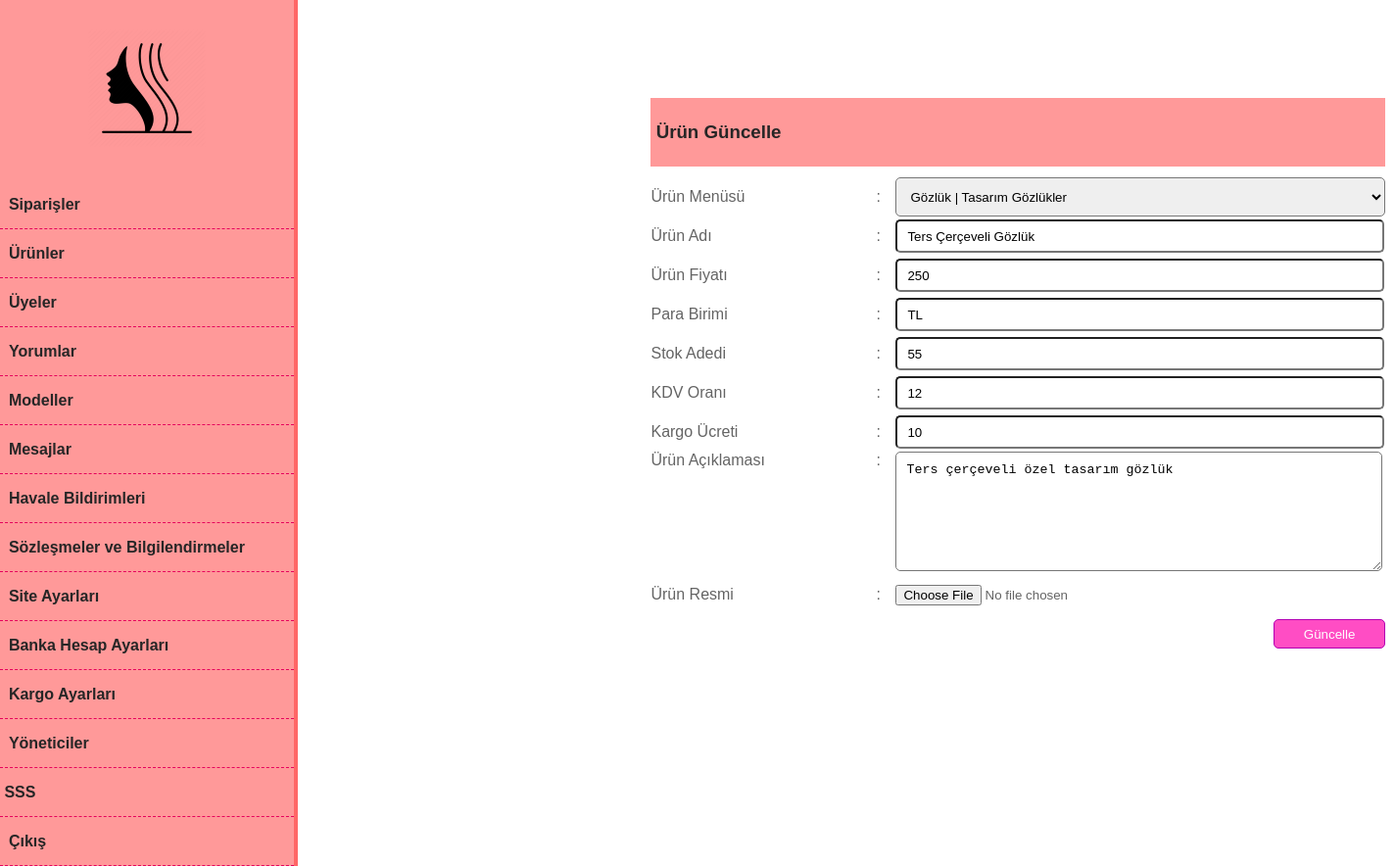
/admin/index.php?skd=0&ski=88&ID=71 (signed in), run on the app's committed database.
### tables this page shows
CREATE TABLE `urunler` (
  `id` int(10) UNSIGNED NOT NULL,
  `MenuId` int(10) UNSIGNED NOT NULL,
  `UrunTuru` varchar(100) NOT NULL,
  `UrunAdi` varchar(255) NOT NULL,
  `UrunFiyati` double UNSIGNED NOT NULL,
  `ParaBirimi` char(3) NOT NULL,
  `KdvOrani` int(2) UNSIGNED NOT NULL,
  `UrunAciklamasi` text NOT NULL,
  `KargoUcreti` double UNSIGNED NOT NULL,
  `UrunResmi` varchar(30) NOT NULL,
  `Durumu` tinyint(1) UNSIGNED NOT NULL,
  `StokSayisi` int(10) NOT NULL,
  `ToplamSatisSayisi` int(10) UNSIGNED NOT NULL,
  `YorumSayisi` int(10) UNSIGNED NOT NULL,
  `ToplamYorumPuani` int(10) UNSIGNED NOT NULL,
  `GoruntulenmeSayisi` int(10) UNSIGNED NOT NULL
);

CREATE TABLE `menuler` (
  `id` int(10) UNSIGNED NOT NULL,
  `UrunTuru` varchar(50) NOT NULL,
  `MenuAdi` varchar(30) NOT NULL,
  `UrunSayisi` int(10) NOT NULL
);

### ayarlar/fonksiyonlar.php (called while the page is built, shortened)
<?php
function geriDondur($dondur){
	$geri_dondur			=	htmlspecialchars_decode($dondur, ENT_QUOTES);
	return $geri_dondur;
}
function filtrele($filtre){
	$delete_S = trim($filtre);
	$clear_T = strip_tags($delete_S);
	$ineffect = htmlspecialchars($clear_T, ENT_QUOTES);
	return $ineffect;
}
?>

### admin/UrunlerGuncelle.php (the view, shortened to what this page needs)
<?php
if(isset($_SESSION["Yonetici"])){
	if(isset($_GET["ID"])){
		$GelenID			=	filtrele($_GET["ID"]);
	}else{
		$GelenID			=	"";
	}
	$UrunlerSorgusu	=	$db_baglantisi->prepare("SELECT * FROM urunler WHERE id = ? LIMIT 1");
	$UrunlerSorgusu->execute([$GelenID]);
	$UrunSayisi		=	$UrunlerSorgusu->rowCount();
	$UrunBilgisi	=	$UrunlerSorgusu->fetch(PDO::FETCH_ASSOC);
	if($UrunSayisi>0){
?>
<form action="index.php?skd=0&ski=89&ID=<?php echo geriDondur($GelenID); ?>" method="post" enctype="multipart/form-data">
  <table width="750" align="right" valign="top" border="0" cellpadding="0" cellspacing="0" style="margin-left: 360px;">
    <tr height="100">
      <td style="font-size: 10px;">&nbsp;</td>
    </tr>
		<tr height="70">
			<td width="560" bgcolor="#ff9999" style="color: #262626;" align="left"><h3>&nbsp;Ürün Güncelle</h3></td>
		</tr>
		<tr height="10">
			<td style="font-size: 10px;">&nbsp;</td>
		</tr>
		<tr>
			<td><table width="750" align="right" border="0" cellpadding="0" cellspacing="0">
				<tr height="40">
					<td width="230">Ürün Menüsü</td>
					<td width="20">:</td>
					<td width="500"><select name="UrunMenusu" class="selects">
						<?php
						$MenulerSorgusu			=	$db_baglantisi->prepare("SELECT * FROM menuler WHERE UrunTuru = ? ORDER BY UrunTuru ASC, MenuAdi ASC");
						$MenulerSorgusu->execute([geriDondur($UrunBilgisi["UrunTuru"])]);
						$MenuKayitlari		=	$MenulerSorgusu->fetchAll(PDO::FETCH_ASSOC);
						foreach($MenuKayitlari as $MenuKaydi){
						?>
							<option value="<?php echo geriDondur($MenuKaydi["id"]); ?>" <?php if(geriDondur($UrunBilgisi["MenuId"]) == geriDondur($MenuKaydi["id"])){ ?>selected="selected"<?php } ?>><?php echo  geriDondur($MenuKaydi["UrunTuru"]); ?> | <?php echo  geriDondur($MenuKaydi["MenuAdi"]); ?></option>
						<?php
						}
						?>
					</select></td>
				</tr>
				<tr height="40">
					<td width="230">Ürün Adı</td>
					<td width="20">:</td>
					<td width="500"><input type="text" name="UrunAdi" class="inputs" value="<?php echo  geriDondur($UrunBilgisi["UrunAdi"]); ?>"></td>
				</tr>
				<tr height="40">
					<td width="230">Ürün Fiyatı</td>
					<td width="20">:</td>
					<td width="500"><input type="text" name="UrunFiyati" class="inputs" value="<?php echo  geriDondur($UrunBilgisi["UrunFiyati"]); ?>"></td>
				</tr>
				<tr height="40">
					<td width="230">Para Birimi</td>
					<td width="20">:</td>
					<td width="500"><input type="text" name="ParaBirimi" class="inputs" value="<?php echo  geriDondur($UrunBilgisi["ParaBirimi"]); ?>"></td>
				</tr>
        <tr height="40">
					<td width="230">Stok Adedi</td>
					<td width="20">:</td>
					<td width="500"><input type="text" name="StokAdedi" class="inputs" value="<?php echo  geriDondur($UrunBilgisi["StokSayisi"]); ?>"></td>
				</tr>
				<tr height="40">
					<td width="230">KDV Oranı</td>
					<td width="20">:</td>
					<td width="500"><input type="text" name="KdvOrani" class="inputs" value="<?php echo  geriDondur($UrunBilgisi["KdvOrani"]); ?>"></td>
				</tr>
				<tr height="40">
					<td width="230">Kargo Ücreti</td>
					<td width="20">:</td>
					<td width="500"><input type="text" name="KargoUcreti" class="inputs" value="<?php echo  geriDondur($UrunBilgisi["KargoUcreti"]); ?>"></td>
				</tr>
				<tr>
					<td width="230" valign="top">Ürün Açıklaması</td>
					<td width="20" valign="top">:</td>
					<td width="500"><textarea name="UrunAciklamasi" class="textAreas"><?php echo  geriDondur($UrunBilgisi["UrunAciklamasi"]); ?></textarea></td>
				</tr>
				<tr height="40">
					<td>Ürün Resmi</td>
					<td>:</td>
					<td><input type="file" name="Resim"></td>
				</tr>
				<tr height="40">
					<td>&nbsp;</td>
					<td>&nbsp;</td>
					<td align="right"><input type="submit" value="Güncelle" class="buttons"></td>
				</tr>
			</table></td>
		</tr>
	</table>
</form>
<?php
	}else{
		header("Location:index.php?skd=0&ski=91");
		exit();
	}
}else{
	header("Location:index.php?skd=1");
	exit();
}
?>

### ayarlar/Ystyle.css (style rules this page uses)
html, body { height: 100%; width: 100%; margin: 0; padding: 0; border: 0; outline: 0; background: white; color: #646464; font-family: Arial, Helvetica, "Open Sans", "Helvetica Neue", "sans-serif"; font-size: 16px; line-height: 1,5; font-style: normal; font-variant: normal; font-weight: normal; text-decoration: none; }
.inputs { width: 95%; height: 30px; padding: 0px 10px; border-radius: 5px; }
.selects { width: 100%; height: 40px; padding: 0px 10px; border-radius: 5px; }
.buttons { height: 30px; border: 1px solid #b300b3; background: #ff4dc4; padding: 5px 30px; color: white; border-radius: 5px; }
.textAreas { width: 95%; height: 100px; padding: 10px 10px; border-radius: 5px; }

### data on the page
urunler: UrunMenusu "Gözlük | Tasarım Gözlükler", UrunAdi "Ters Çerçeveli Gözlük", UrunFiyati "250", ParaBirimi "TL", StokAdedi "55", KdvOrani "12", KargoUcreti "10", UrunAciklamasi "Ters çerçeveli özel tasarım gözlük"
